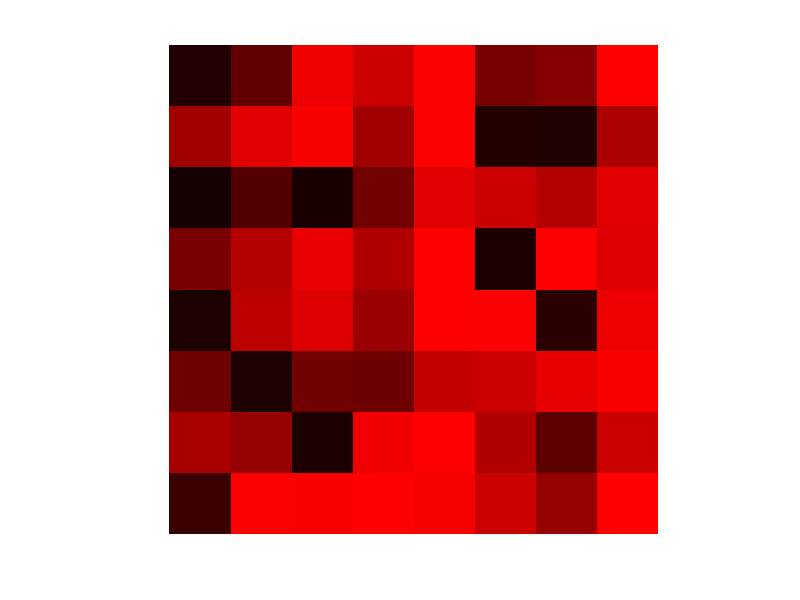

MATLAB code for this plot:
clc
clear all
close all

R_matrix = [32	96	239	205	253	120	135	255; 160	224	250	159	253	35	31	173; 20	80	25	115	225	203	180	225; 120	180	234	176	255	28	255	221; 29	188	221	154	255	253	43	239; 110	29	113	109	195	204	231	252; 168	149	28	240	255	178	93	202; 59	253	252	255	246	205	151	255];

G_matrix = [32	66	219	149	217	219	169	164; 160	224	231	129	124	35	117	173; 30	70	158	102	93	65	103	127; 130	170	126	183	255	211	170	68; 172	93	148	206	188	219	108	205; 81	249	188	174	100	102	198	217; 228	145	172	232	29	236	118	55; 176	252	180	189	100	74	154	130];

B_matrix = [32	96	197	117	181	226	107	116; 160	224	181	112	110	35	254	214; 40	90	189	189	131	84	77	73; 140	190	93	198	153	162	204	146; 214	88	117	235	217	109	196	184; 96	20	120	129	197	102	151	117; 160	140	120	145	206	93	203	103; 143	116	213	136	175	74	170	67];

% rgb_im = zeros(8,8,3);

rgb_im(:,:,1) = R_matrix;
rgb_im(:,:,2) = G_matrix;
rgb_im(:,:,3) = B_matrix;


rgb_im = uint8(rgb_im);

% imshow(rgb_im,'InitialMagnification','fit');

background = zeros(size(rgb_im, 1), size(rgb_im, 2), 'uint8');
redChannel = rgb_im(:,:,1);
greenChannel = rgb_im(:,:,2);
blueChannel = rgb_im(:,:,3); 

just_red = cat(3, redChannel, background, background);
just_green = cat(3, background, greenChannel, background);
just_blue = cat(3, background, background, blueChannel);
imshow(just_blue,'InitialMagnification','fit');

%applying range for 4 colors in all the channels (supposed to)
image4color = rgb_im;
for c = 1 : size(rgb_im, 3)
    for i = 1 : size(rgb_im, 1)
        for j = 1 : size(rgb_im, 2)
            image4color(i, j, c) = uint8((floor(double(rgb_im(i,j,c))/64)+1)*64-32);
        end
    end
end

% imshow(image4color,'InitialMagnification','fit');
% imhist(image4color);

%applying range for 2 colors in all the channels (supposed to)
image2color = rgb_im;
for c = 1 : size(rgb_im, 3)
    for i = 1 : size(rgb_im, 1)
        for j = 1 : size(rgb_im, 2)
            image2color(i, j, c) = uint8((floor(double(rgb_im(i,j,c))/128)+1)*128-64);
        end
    end
end

% imshow(image2color,'InitialMagnification','fit');
% imhist(image2color);

imshow(just_red,'InitialMagnification','fit')
